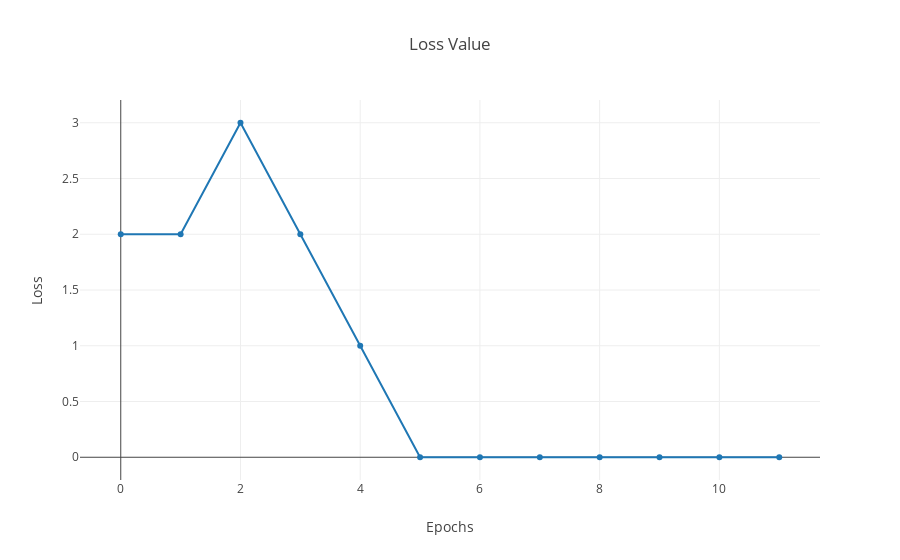

This figure's notebook cell:
### Markdown cell above
# Visualization 

We can infer a lot about our perceptron by using an array of visualization techiniques. We will discuss some important visualization here.


First Let us plot the Loss to see the progress of the training.

### Code cell
trace = go.Scatter(
    x = [I for I in range(len(hist))], 
    y = hist
)

layout = dict(title = 'Loss Value',
              xaxis = dict(title = 'Epochs'),
              yaxis = dict(title = 'Loss'),
              )

fig = dict(data=[trace], layout=layout)
py.iplot(fig)

### Figure 1 — Plotly figure (JSON) as saved in the notebook; plotly's stock layout.template omitted (floating-point values rounded to 4 significant figures)
{"data": [{"type": "scatter", "uid": "ff5dd194-e7b6-4854-9491-a7573b23cdb0", "x": [0, 1, 2, 3, 4, 5, 6, 7, 8, 9, 10, 11], "y": [2, 2, 3, 2, 1, 0, 0, 0, 0, 0, 0, 0]}], "layout": {"title": {"text": "Loss Value"}, "xaxis": {"title": {"text": "Epochs"}}, "yaxis": {"title": {"text": "Loss"}}}}
